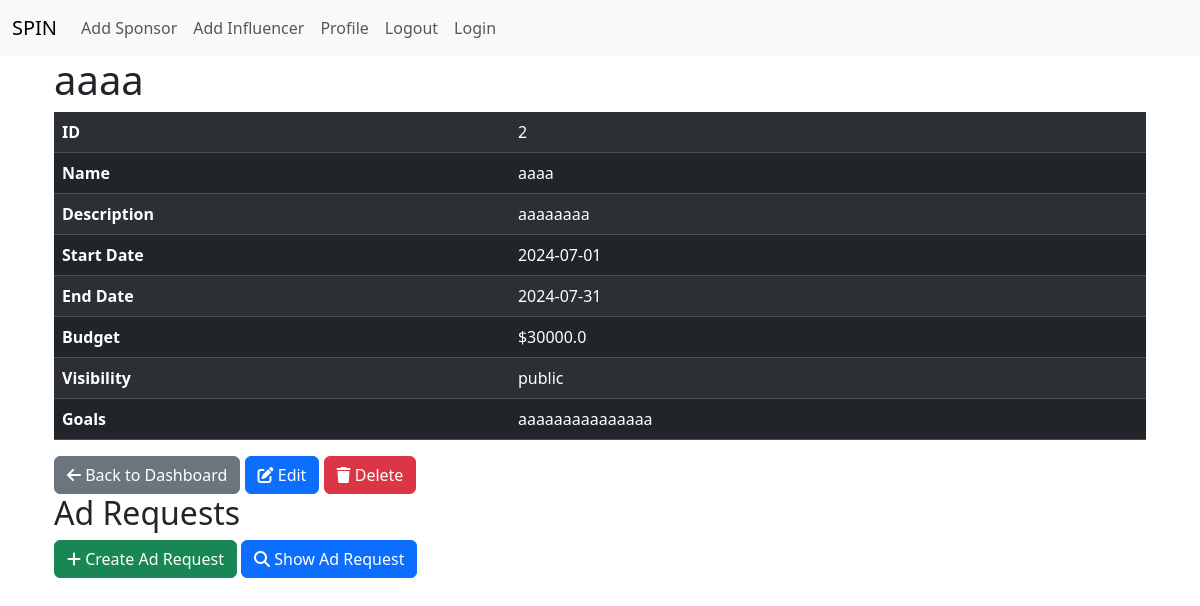
Page /campaign/2 (signed in) on the committed database.
### spin_app/models.py (models this page shows)
class Campaign(db.Model):
    id = db.Column(db.Integer, primary_key=True)
    name = db.Column(db.String(120), nullable=False)
    description = db.Column(db.Text, nullable=False)
    start_date = db.Column(db.Date, nullable=False)
    end_date = db.Column(db.Date, nullable=False)
    budget = db.Column(db.Float, nullable=False)
    visibility = db.Column(db.String(20), nullable=False)  # 'public' or 'private'
    goals = db.Column(db.Text, nullable=False)
    owner_id = db.Column(db.Integer, db.ForeignKey('sponsor_profile.id'), nullable=False)
    owner = db.relationship('SponsorProfile', backref=db.backref('campaigns', lazy=True, cascade='all, delete-orphan'))

### spin_app/routes.py (the view)
@app.route('/campaign/<int:id>')
@login_required
def view_campaign(id):
    campaign = Campaign.query.get(id)
    if not campaign:
        flash('Campaign not found.', category='danger')
        return redirect(url_for('sp_dash'))
    ad_request = AdRequest.query.filter_by(campaign_id=id).first()
    return render_template('view_campaign.html', campaign=campaign, ad_request=ad_request)

### spin_app/models.py (called while the page is built)
@login_manager.user_loader
def load_user(user_id):
    return User.query.get(int(user_id))

### spin_app/templates/view_campaign.html (shortened to what this page needs)
{% extends 'base.html' %}
{% block content %}
<div class="container">
    <h1>{{ campaign.name }}</h1>
    <table class="table table-dark table-striped">
        <tr>
            <th>ID</th>
            <td>{{ campaign.id }}</td>
        </tr>
        <tr>
            <th>Name</th>
            <td>{{ campaign.name }}</td>
        </tr>
        <tr>
            <th>Description</th>
            <td>{{ campaign.description }}</td>
        </tr>
        <tr>
            <th>Start Date</th>
            <td>{{ campaign.start_date }}</td>
        </tr>
        <tr>
            <th>End Date</th>
            <td>{{ campaign.end_date }}</td>
        </tr>
        <tr>
            <th>Budget</th>
            <td>${{ campaign.budget }}</td>
        </tr>
        <tr>
            <th>Visibility</th>
            <td>{{ campaign.visibility }}</td>
        </tr>
        <tr>
            <th>Goals</th>
            <td>{{ campaign.goals }}</td>
        </tr>
    </table>
    <a href="{{ url_for('sp_dash') }}" class="btn btn-secondary">
        <i class="fas fa-arrow-left"></i> Back to Dashboard
    </a>
    <a href="{{ url_for('edit_campaign', id=campaign.id) }}" class="btn btn-primary">
        <i class="fas fa-edit"></i> Edit
    </a>
    <a href="{{ url_for('delete_campaign', id=campaign.id) }}" class="btn btn-danger">
        <i class="fas fa-trash"></i> Delete
    </a>
    <h2>Ad Requests</h2>
    <a href="{{ url_for('create_ad_request', campaign_id=campaign.id) }}" class="btn btn-success">
        <i class="fas fa-plus"></i> Create Ad Request
    </a>
    {% if ad_request %}
    <a href="{{ url_for('view_ad_request', id=ad_request.id) }}" class="btn btn-primary">
        <i class="fas fa-search"></i> Show Ad Request
    </a>
    {% else %}
    <p>No ad requests found for this campaign.</p>
    {% endif %}
</div>
{% endblock %}

### spin_app/templates/base.html (style rules this page uses)
body { background-image: url('/static/images/lib.jpg'); background-size: cover; background-position: center; background-repeat: no-repeat; margin: 0; padding: 0; }

### rows in the picture
Campaign: name "aaaa", id "2", description "aaaaaaaa", start_date "2024-07-01", end_date "2024-07-31", budget "30000.0", visibility "public", goals "aaaaaaaaaaaaaaa"
